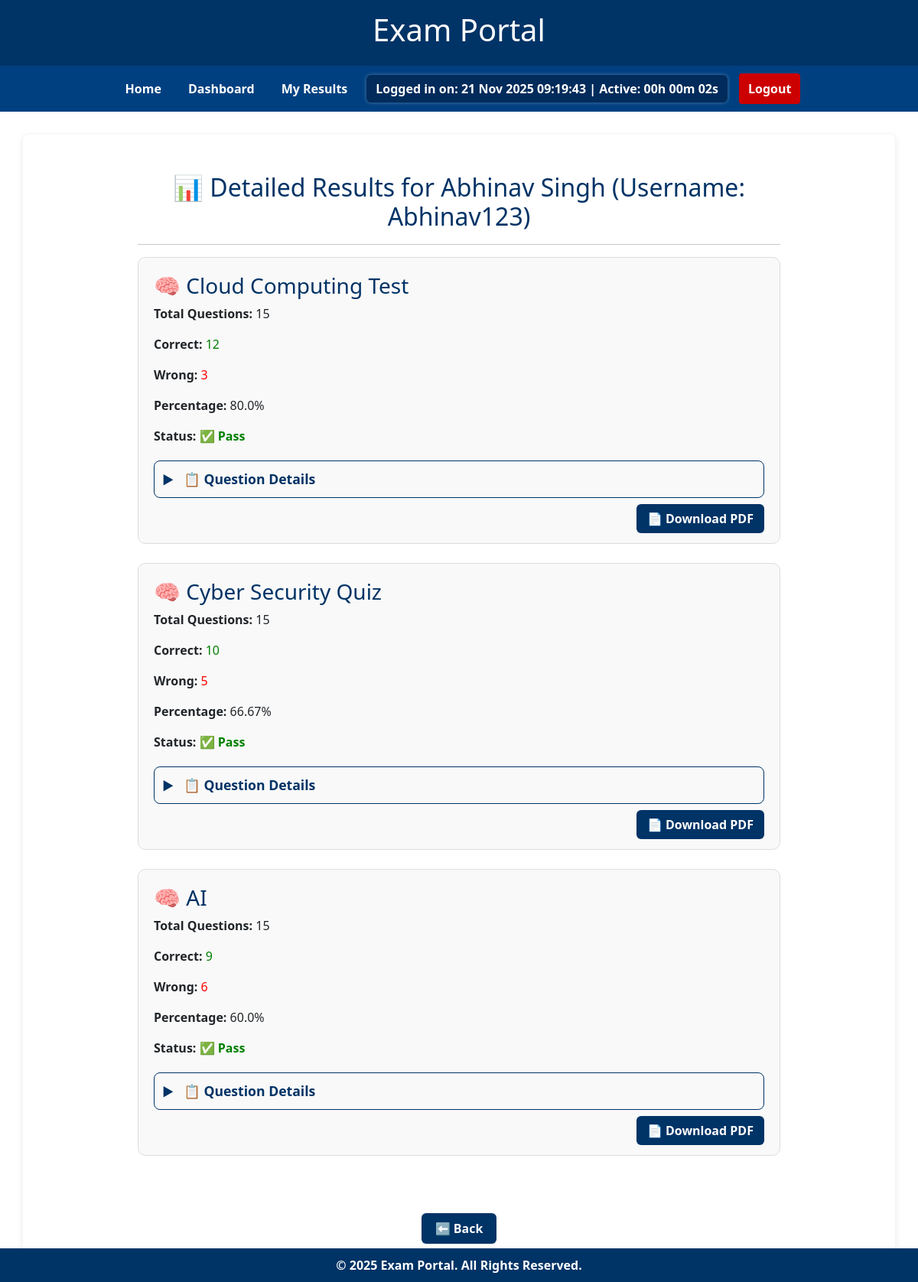
Page /students/2/results/ (signed in) on the earlier database version.
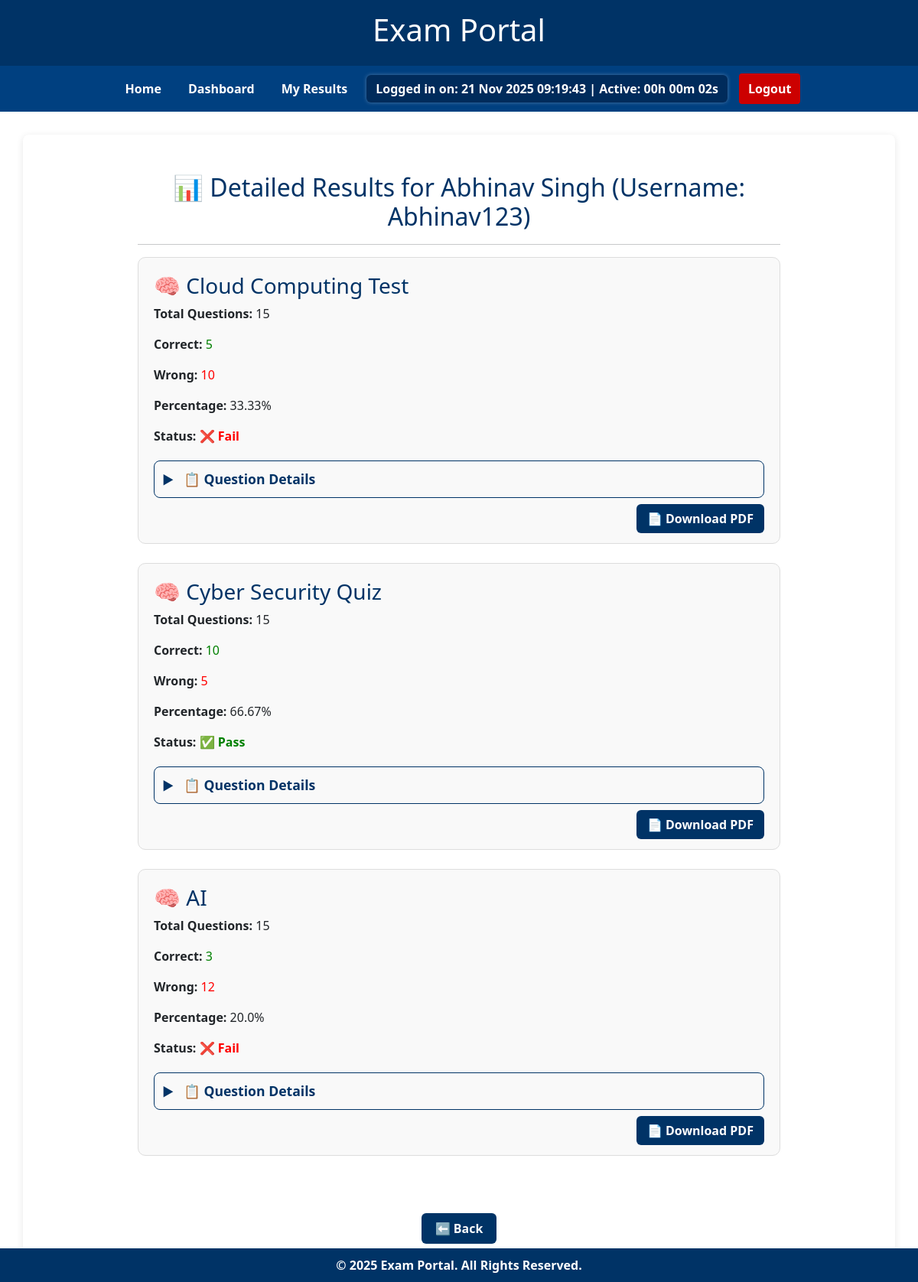
Same page on the later database version.
### mcq/models.py (models this page shows, shortened)
class Quiz(models.Model):
    category = models.ForeignKey(Category, on_delete=models.CASCADE)
    quiz_title = models.CharField(max_length=255)
    created_by = models.ForeignKey(User, on_delete=models.CASCADE)
    start_time = models.DateTimeField(null=True, blank=True)
    end_time = models.DateTimeField(null=True, blank=True)
    duration = models.IntegerField(help_text="Enter duration in minutes", null=True, blank=True)
    active = models.BooleanField(default=True)
    upload_file = models.FileField(upload_to="mcq_uploads/", null=True, blank=True)
    created_by = models.ForeignKey(User, on_delete=models.CASCADE)  # <— this is required

### mcq/views.py (the view)
# urls.py: path('students/<int:student_id>/results/', views.admin_view_results, name='admin_view_results'),
@login_required
def admin_view_results(request, student_id):
    from .models import StudentAnswer
    from django.contrib.auth.models import User
    student = get_object_or_404(User, id=student_id)
    student_answers = StudentAnswer.objects.filter(student=student).select_related('question')
    if not student_answers.exists():
        return render(request, "mcq/admin_view_results.html", {
            "student": student,
            "no_results": True
        })
    quiz_data = {}
    for ans in student_answers:
        quiz = ans.question.quiz  # get quiz from the related question
        if quiz.id not in quiz_data:
            quiz_data[quiz.id] = {
                "quiz": quiz,
                "total_questions": 0,
                "correct_answers": 0,
                "wrong_answers": 0,
                "questions": []
            }
        quiz_data[quiz.id]["total_questions"] += 1
        is_correct = ans.selected_option == ans.question.correct_option
        if is_correct:
            quiz_data[quiz.id]["correct_answers"] += 1
        else:
            quiz_data[quiz.id]["wrong_answers"] += 1
        quiz_data[quiz.id]["questions"].append({
            "question": ans.question.question,
            "selected_option": ans.selected_option,
            "correct_option": ans.question.correct_option,
            "is_correct": is_correct
        })
    for qid, qd in quiz_data.items():
        qd["score"] = round((qd["correct_answers"] / qd["total_questions"]) * 100, 2) if qd["total_questions"] > 0 else 0
    return render(request, "mcq/admin_view_results.html", {
        "student": student,
        "quiz_results": quiz_data.values()
    })

### mcq/templates/mcq/admin_view_results.html (shortened to what this page needs)
{% extends 'base.html' %}
{% block content %}
<div style="max-width:900px; margin:auto; padding:30px;">
    <h2 style="text-align:center; color:#003366;">
        📊 Detailed Results for {{ student.first_name }} {{ student.last_name }} (Username: {{ student.username }})
    </h2>
    <hr>
    {% if no_results %}
        <p style="text-align:center; color:#888;">No results found for this student.</p>
    {% else %}
        {% for result in quiz_results %}
        <div style="background:#f9f9f9; border:1px solid #ddd; border-radius:10px; padding:20px; margin-bottom:25px;">
            <h3 style="color:#003366;">🧠 {{ result.quiz.quiz_title }}</h3>
            <p><b>Total Questions:</b> {{ result.total_questions }}</p>
            <p><b>Correct:</b> <span style="color:green;">{{ result.correct_answers }}</span></p>
            <p><b>Wrong:</b> <span style="color:red;">{{ result.wrong_answers }}</span></p>
            <p><b>Percentage:</b> {{ result.score }}%</p>
            <p>
                <b>Status:</b>
                {% if result.score >= 50 %}
                    <span style="color:green; font-weight:bold;">✅ Pass</span>
                {% else %}
                    <span style="color:red; font-weight:bold;">❌ Fail</span>
                {% endif %}
            </p>
            <details style="margin-top:20px; border:1px solid #003366; border-radius:8px; padding:10px; max-width:100%;">
                <summary style="
                    cursor:pointer;
                    font-weight:bold;
                    font-size:1.1em;
                    color:#003366;
                    list-style:none;
                    outline:none;
                    user-select:none;
                ">
                    📋 Question Details
                </summary>
            </details>
            <div style="text-align:right; margin-top:15px;">
                <a href="{% url 'admin_download_quiz_pdf' student.id result.quiz.id %}"
                   style="background:#003366; color:white; padding:8px 14px; border-radius:6px; text-decoration:none; font-weight:bold;">
                   📄 Download PDF
                </a>
            </div>
        </div>
        {% endfor %}
    {% endif %}
</div>
<div style="text-align:center; margin-top:20px;">
    <button onclick="history.back()"
            style="background:#003366; color:white; padding:8px 18px; border-radius:6px; border:none; font-weight:bold; cursor:pointer;">
        ⬅️ Back
    </button>
</div>
{% endblock %}

Differences in the rows shown:
changed Quiz "Cloud Computing Test": correct_answers "12" → "5"; wrong_answers "3" → "10"; score "80.0" → "33.33"; text "✅ Pass" → "❌ Fail"
changed Quiz "AI": correct_answers "9" → "3"; wrong_answers "6" → "12"; score "60.0" → "20.0"; text "✅ Pass" → "❌ Fail"
